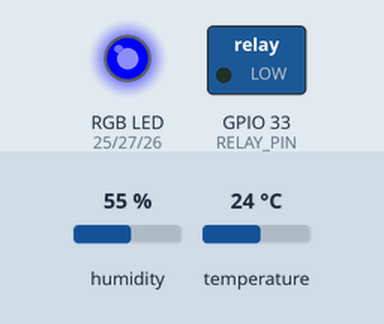
A sketch run on a simulated ESP32. Shown: switched loads named in the sketch (green lamp = pin HIGH), an RGB LED mixed from three pins (HIGH = lit). The test bench sets the inputs (shaded band); at power-on: temperature 24 °C, humidity 55 %. WiFi joins after 1.5 s; servers stay silent unless stated; what the sketch prints to the serial monitor is not drawn.

Above: at 2.7 s.
2.8 s: temperature set to 31.2 °C
4.7 s: temperature set to 32.6 °C
At 6.3 s:
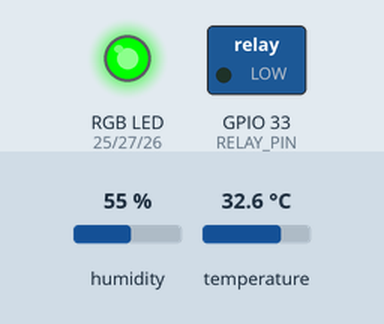
7.0 s: temperature set to 12 °C
At 8.1 s:
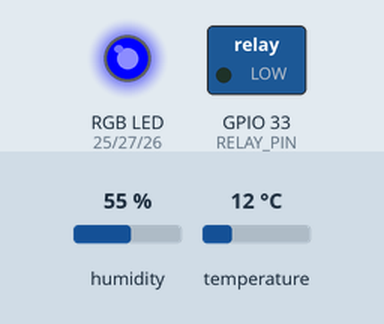
9.0 s: temperature set to 33 °C
At 11.0 s:
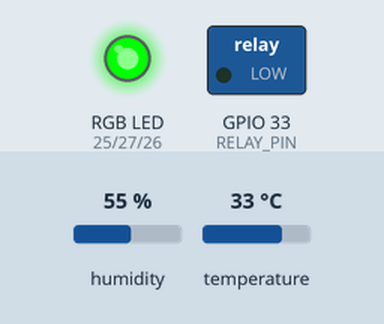
Timing chart, 0 to 12.0 s (numbered marks = the images above; inputs shaded):
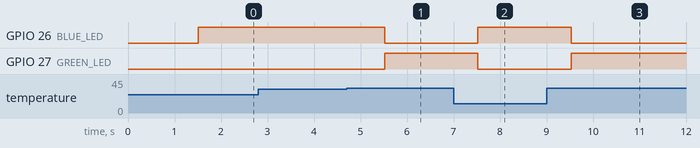

Measured:
- the behaviour switches between 31.9 and 32 °C on temperature (found by bisection; images 0 and 1)
- after the input at 2.8 s, every drawn part: stays the same
- after the input at 4.7 s, GPIO 26 (BLUE_LED): HIGH → LOW after 0.82 s; GPIO 27 (GREEN_LED): LOW → HIGH after 0.82 s
- after the input at 7.0 s, GPIO 26 (BLUE_LED): LOW → HIGH after 0.53 s; GPIO 27 (GREEN_LED): HIGH → LOW after 0.53 s
- after the input at 9.0 s, GPIO 26 (BLUE_LED): HIGH → LOW after 0.53 s; GPIO 27 (GREEN_LED): LOW → HIGH after 0.53 s

The sketch:

SafeRoom_Temperature_Regulating_System.ino
```cpp
#include <WiFi.h>
#include <WebServer.h>
#include <DHT.h>

#define DHTPIN 4
#define DHTTYPE DHT22
DHT dht(DHTPIN, DHTTYPE);

#define GREEN_LED 27
#define RED_LED 25
#define BLUE_LED 26

#define LDR_PIN 35
#define RELAY_PIN 33

const float T0 = 37.0;
const float threshold = 5.0;

unsigned long hotStartTime = 0;
unsigned long coldStartTime = 0;
bool hotTimerRunning = false;
bool coldTimerRunning = false;

String currentState = "NORMAL";
float currentTemp = 0.0;

const char* ssid = "GEEH ENTERPRISES_UL";
const char* password = "Geeh37425#.";

WebServer server(80);

// ==========================
// 📡 SETUP
// ==========================
void setup() {
  Serial.begin(115200);
  dht.begin();

  pinMode(GREEN_LED, OUTPUT);
  pinMode(RED_LED, OUTPUT);
  pinMode(BLUE_LED, OUTPUT);
  pinMode(RELAY_PIN, OUTPUT);
  digitalWrite(RELAY_PIN, LOW);

  WiFi.begin(ssid, password);
  Serial.print("Connecting to WiFi");
  while (WiFi.status() != WL_CONNECTED) {
    delay(500);
    Serial.print(".");
  }

  Serial.println("\nConnected to WiFi!");
  Serial.print("IP Address: ");
  Serial.println(WiFi.localIP());

  // Setup Web Server
  server.on("/", handleRoot);
  server.begin();
  Serial.println("HTTP server started");
}

// ==========================
// 🔁 LOOP
// ==========================
void loop() {
  server.handleClient();

  float temp = dht.readTemperature();
  if (isnan(temp)) {
    Serial.println("DHT read failed.");
    delay(1000);
    return;
  }

  currentTemp = temp;
  Serial.print("Temp: ");
  Serial.print(temp);
  Serial.print("°C - ");

  // =======================
  // NORMAL
  // =======================
  if (temp >= T0 - threshold && temp <= T0 + threshold) {
    digitalWrite(GREEN_LED, HIGH);
    digitalWrite(RED_LED, LOW);
    digitalWrite(BLUE_LED, LOW);
    digitalWrite(RELAY_PIN, LOW);
    currentState = "NORMAL";
    Serial.println("State: NORMAL");
    resetTimers();
  }

  // =======================
  // HOT
  // =======================
  else if (temp > T0 + threshold) {
    digitalWrite(GREEN_LED, LOW);
    digitalWrite(BLUE_LED, LOW);
    digitalWrite(RED_LED, HIGH);

    if (!hotTimerRunning) {
      hotTimerRunning = true;
      hotStartTime = millis();
    }

    if (millis() - hotStartTime >= 60000) {
      if (analogRead(LDR_PIN) > 1000) {
        digitalWrite(RELAY_PIN, HIGH);
        currentState = "HOT";
        Serial.println("State: HOT - AC ON");
      }
    }

    coldTimerRunning = false;
    coldStartTime = 0;
  }

  // =======================
  // COLD
  // =======================
  else if (temp < T0 - threshold) {
    digitalWrite(GREEN_LED, LOW);
    digitalWrite(RED_LED, LOW);
    digitalWrite(BLUE_LED, HIGH);

    if (!coldTimerRunning) {
      coldTimerRunning = true;
      coldStartTime = millis();
    }

    if (millis() - coldStartTime >= 60000) {
      if (analogRead(LDR_PIN) > 1000) {
        digitalWrite(RELAY_PIN, HIGH);
        currentState = "COLD";
        Serial.println("State: COLD - AC ON");
      }
    }

    hotTimerRunning = false;
    hotStartTime = 0;
  }

  delay(1000);
}

// ==========================
// 🧹 TIMER RESET
// ==========================
void resetTimers() {
  hotTimerRunning = false;
  coldTimerRunning = false;
  hotStartTime = 0;
  coldStartTime = 0;
}

// ==========================
// 🌐 WEB SERVER ROOT PAGE
// ==========================
void handleRoot() {
  String html = "<!DOCTYPE html><html><head><meta charset='UTF-8'>";
  html += "<meta name='viewport' content='width=device-width, initial-scale=1.0'>";
  html += "<title>SafeRoom Temp Dashboard</title>";
  html += "<style>";
  html += "body{font-family:Arial;text-align:center;background:#f7f7f7;padding:30px;}";
  html += ".card{background:#fff;padding:20px;border-radius:10px;box-shadow:0 0 10px rgba(0,0,0,0.1);display:inline-block;}";
  html += "h2{color:#333;}";
  html += ".state{font-size:24px;font-weight:bold;}";
  html += ".temp{font-size:40px;color:#007BFF;}";
  html += ".relay{margin-top:10px;font-size:18px;color:#555;}";
  html += "</style></head><body>";
  html += "<div class='card'>";
  html += "<h2>Room Temperature Monitor</h2>";
  html += "<div class='temp'>" + String(currentTemp, 1) + " °C</div>";
  html += "<div class='state'>State: " + currentState + "</div>";
  html += "<div class='relay'>AC Status: " + String(digitalRead(RELAY_PIN) ? "ON" : "OFF") + "</div>";
  html += "<div class='relay'>WiFi Signal: " + String(WiFi.RSSI()) + " dBm</div>";
  html += "<p><small>Updated every second</small></p>";
  html += "</div></body></html>";

  server.send(200, "text/html", html);
}
```
